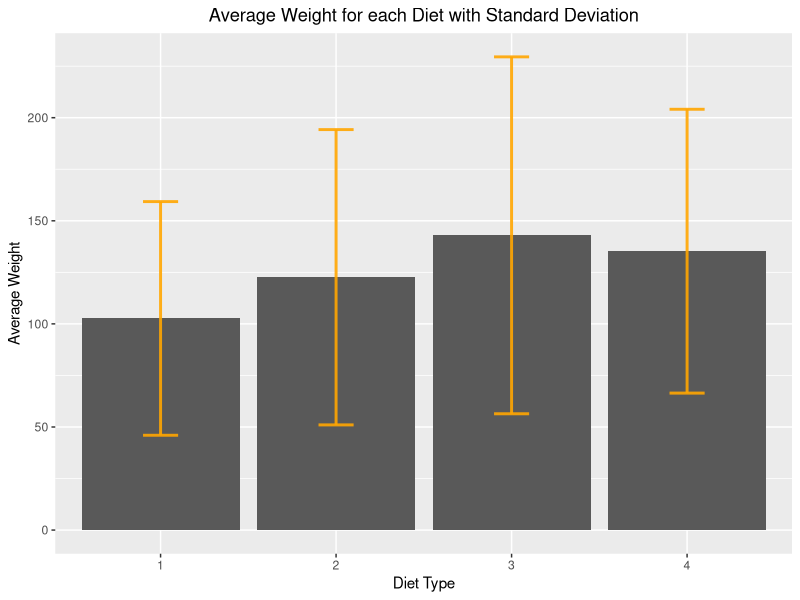
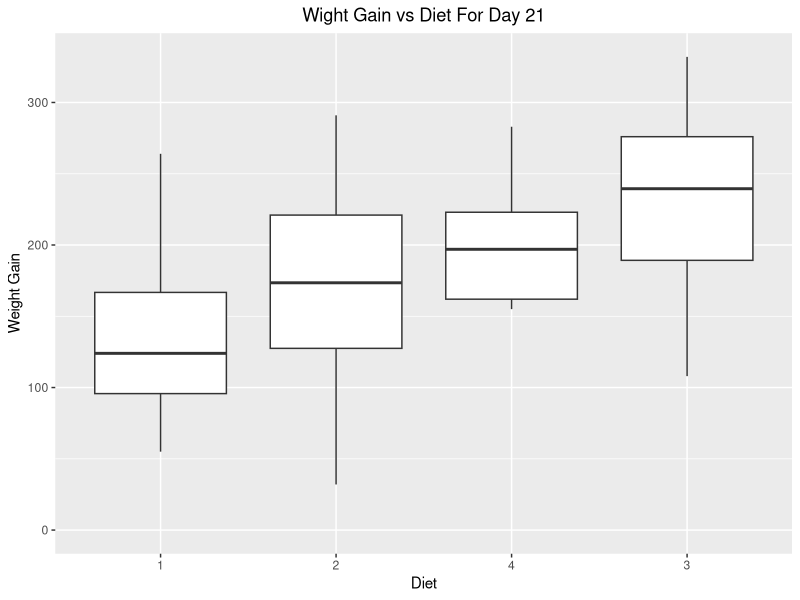
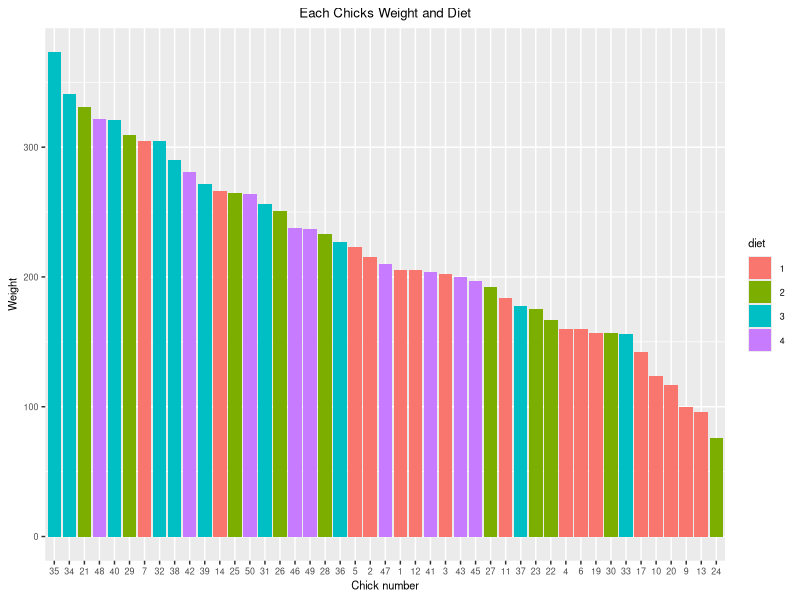
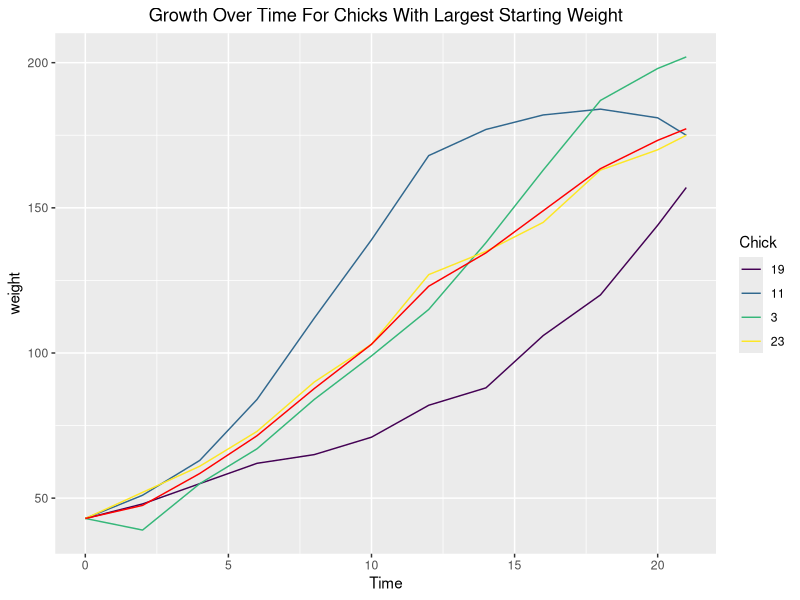
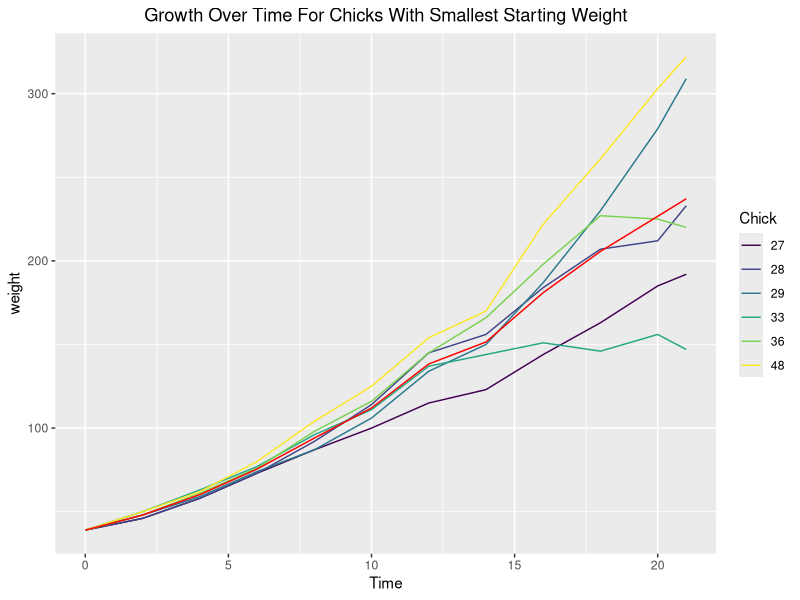
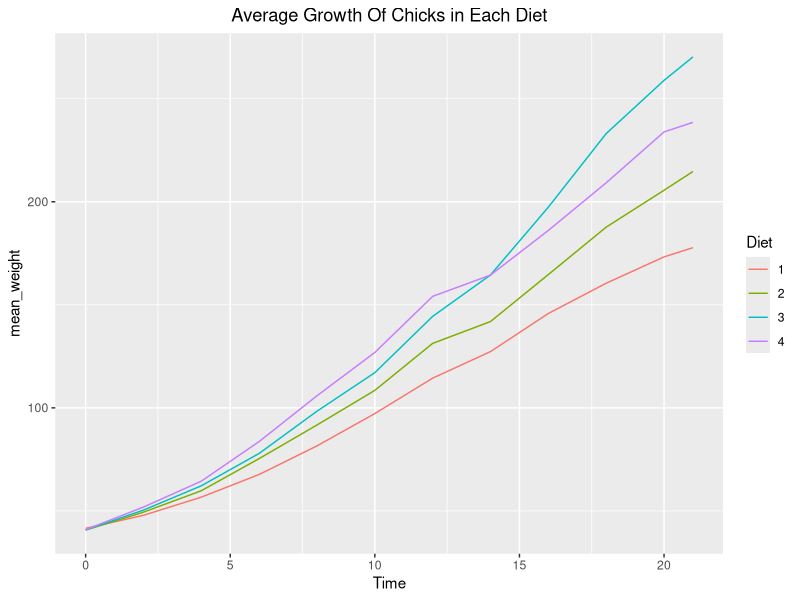

The R source for these figures, in order:
## ---- chunk 1
knitr::opts_chunk$set(echo = TRUE)
## ---- chunk 2
# library and dataset imports
library(datasets)
library(dplyr)
library(ggplot2)
## ---- chunk 3
# weight0
weight0 <- ChickWeight %>% 
  group_by(Diet) %>%
  summarise(num_chicks = n(),mean_weight = mean(weight, na.rm = TRUE), 
            sd_weight = sd(weight, na.rm = TRUE))

# EXTRA CREDIT: ggplot with error bars
ggplot(data = weight0, aes(x = Diet, y=mean_weight)) + 
  geom_bar(stat = "identity") +
  geom_errorbar(aes(x=Diet, ymin=mean_weight-sd_weight,ymax=mean_weight+sd_weight),
                width=0.2, colour="orange", alpha=0.9, size=1.0) + 
  xlab("Diet Type") +
  ylab("Average Weight") + 
  ggtitle("Average Weight for each Diet with Standard Deviation") +
  theme(plot.title = element_text(hjust = 0.5))
## ---- chunk 4

complete <- ChickWeight %>%
  group_by(Chick) %>%
  filter(n() == 12)

head(complete, 3)

## ---- chunk 5

complete <- complete %>%
  mutate(weightgain = weight - weight[Time == 0])

head(complete,3)

## ---- chunk 6

complete21 <- complete %>% filter(Time == 21)

complete21 %>% 
  ggplot(mapping = aes(x=reorder(Diet, weightgain, FUN=median),
                                      y=weightgain)) + 
  geom_boxplot() + expand_limits(y=0) + xlab("Diet") + ylab("Weight Gain") +
  ggtitle("Wight Gain vs Diet For Day 21") + 
  theme(plot.title = element_text(hjust = 0.5))

## ---- chunk 7

completeMaxMin <- complete %>% 
  summarise(diet = unique(Diet), maxWeight = max(weight))

maxChick <- completeMaxMin %>% filter(maxWeight == max(maxWeight))
minChick <- completeMaxMin %>% filter(maxWeight == min(maxWeight))

# Numerical Answer
maxChick
minChick

# Graphical Answer
completeMaxMin %>%
  ggplot(mapping = aes(x = reorder(Chick, -maxWeight), y = maxWeight, fill=diet)) +
  geom_bar(stat = "identity") + theme(text = element_text(size = 8),
                                      plot.title = element_text(hjust = 0.5)) + 
  xlab("Chick number") + ylab("Weight") + ggtitle("Each Chicks Weight and Diet")

## ---- chunk 8
 
time0max <- complete %>% ungroup() %>% filter(Time == 0) %>% filter(weight == max(weight)) 
time0min <- complete %>% ungroup() %>% filter(Time == 0) %>% filter(weight == min(weight)) 

max0Chicks <- complete %>% ungroup() %>% filter(Chick %in% time0max$Chick)
min0Chicks <- complete %>% ungroup() %>% filter(Chick %in% time0min$Chick)

max0Chicks %>%
  ggplot(aes(x=Time, y=weight, group=Chick, color=Chick)) + geom_line() + 
  stat_summary(fun.y = mean, aes(group=1), geom = "line", colour="red") +
  ggtitle("Growth Over Time For Chicks With Largest Starting Weight") + 
  theme(plot.title = element_text(hjust = 0.5))

min0Chicks %>%
  ggplot(aes(x=Time, y=weight, group=Chick, color=Chick)) + geom_line() + 
  stat_summary(fun.y = mean, aes(group=1), geom = "line", colour="red") +
  ggtitle("Growth Over Time For Chicks With Smallest Starting Weight") + 
    theme(plot.title = element_text(hjust = 0.5))

## ---- chunk 9

complete %>% ungroup() %>% group_by(Diet,Time) %>% summarise(mean_weight = mean(weight)) %>%
  ggplot(aes(x=Time, y=mean_weight, group=Diet, colour=Diet)) + geom_line() +
  ggtitle("Average Growth Of Chicks in Each Diet") + theme(plot.title = element_text(hjust = 0.5))
